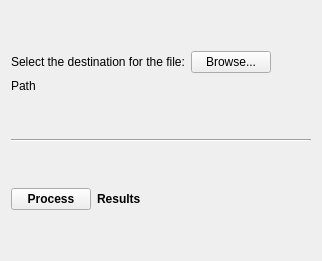
      <widget class="QWidget" name="tab_4">
       <attribute name="title">
        <string>Process</string>
       </attribute>
       <layout class="QVBoxLayout" name="verticalLayout_5">
        <item>
         <spacer name="verticalSpacer_17">
          <property name="orientation">
           <enum>Qt::Vertical</enum>
          </property>
          <property name="sizeHint" stdset="0">
           <size>
            <width>20</width>
            <height>40</height>
           </size>
          </property>
         </spacer>
        </item>
        <item>
         <layout class="QHBoxLayout" name="horizontalLayout_4">
          <item>
           <widget class="QLabel" name="label_42">
            <property name="sizePolicy">
             <sizepolicy hsizetype="Fixed" vsizetype="Preferred">
              <horstretch>0</horstretch>
              <verstretch>0</verstretch>
             </sizepolicy>
            </property>
            <property name="text">
             <string>Select the destination for the file:</string>
            </property>
           </widget>
          </item>
          <item>
           <widget class="QPushButton" name="destination_btn">
            <property name="text">
             <string>Browse...</string>
            </property>
           </widget>
          </item>
          <item>
           <spacer name="horizontalSpacer_48">
            <property name="orientation">
             <enum>Qt::Horizontal</enum>
            </property>
            <property name="sizeHint" stdset="0">
             <size>
              <width>40</width>
              <height>20</height>
             </size>
            </property>
           </spacer>
          </item>
         </layout>
        </item>
        <item>
         <widget class="QLabel" name="destination_lbl">
          <property name="text">
           <string>Path</string>
          </property>
         </widget>
        </item>
        <item>
         <spacer name="verticalSpacer_19">
          <property name="orientation">
           <enum>Qt::Vertical</enum>
          </property>
          <property name="sizeHint" stdset="0">
           <size>
            <width>20</width>
            <height>40</height>
           </size>
          </property>
         </spacer>
        </item>
        <item>
         <widget class="Line" name="line_6">
          <property name="orientation">
           <enum>Qt::Horizontal</enum>
          </property>
         </widget>
        </item>
        <item>
         <spacer name="verticalSpacer_20">
          <property name="orientation">
           <enum>Qt::Vertical</enum>
          </property>
          <property name="sizeHint" stdset="0">
           <size>
            <width>20</width>
            <height>40</height>
           </size>
          </property>
         </spacer>
        </item>
        <item>
         <layout class="QHBoxLayout" name="horizontalLayout_6">
          <item>
           <widget class="QPushButton" name="process_btn">
            <property name="font">
             <font>
              <weight>75</weight>
              <bold>true</bold>
             </font>
            </property>
            <property name="text">
             <string>Process</string>
            </property>
           </widget>
          </item>
          <item>
           <widget class="QLabel" name="results_lbl">
            <property name="font">
             <font>
              <weight>75</weight>
              <bold>true</bold>
             </font>
            </property>
            <property name="text">
             <string>Results</string>
            </property>
           </widget>
          </item>
          <item>
           <spacer name="horizontalSpacer_49">
            <property name="orientation">
             <enum>Qt::Horizontal</enum>
            </property>
            <property name="sizeHint" stdset="0">
             <size>
              <width>40</width>
              <height>20</height>
             </size>
            </property>
           </spacer>
          </item>
         </layout>
        </item>
        <item>
         <spacer name="verticalSpacer_18">
          <property name="orientation">
           <enum>Qt::Vertical</enum>
          </property>
          <property name="sizeHint" stdset="0">
           <size>
            <width>20</width>
            <height>40</height>
           </size>
          </property>
         </spacer>
        </item>
       </layout>
      </widget>
